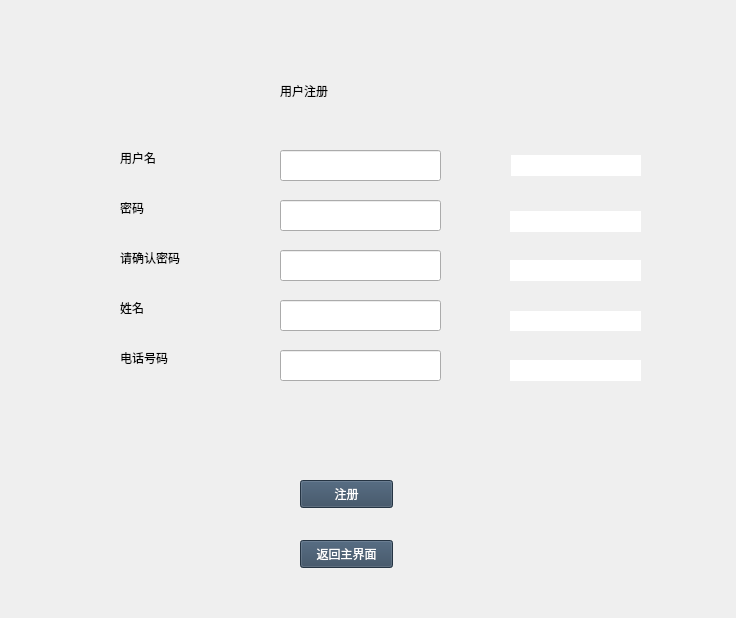
<?xml version="1.0" encoding="UTF-8"?>
<ui version="4.0">
 <class>CourierRegisterWindow</class>
 <widget class="QWidget" name="CourierRegisterWindow">
  <property name="geometry">
   <rect>
    <x>0</x>
    <y>0</y>
    <width>736</width>
    <height>618</height>
   </rect>
  </property>
  <property name="windowTitle">
   <string>快递员注册</string>
  </property>
  <widget class="QPushButton" name="confirm">
   <property name="geometry">
    <rect>
     <x>300</x>
     <y>480</y>
     <width>93</width>
     <height>28</height>
    </rect>
   </property>
   <property name="styleSheet">
    <string notr="true">color:white;
background-color:#34495e;</string>
   </property>
   <property name="text">
    <string>注册</string>
   </property>
  </widget>
  <widget class="QWidget" name="widget" native="true">
   <property name="geometry">
    <rect>
     <x>110</x>
     <y>120</y>
     <width>531</width>
     <height>321</height>
    </rect>
   </property>
   <widget class="QLabel" name="label_14">
    <property name="geometry">
     <rect>
      <x>10</x>
      <y>30</y>
      <width>72</width>
      <height>15</height>
     </rect>
    </property>
    <property name="text">
     <string>用户名</string>
    </property>
   </widget>
   <widget class="QLabel" name="label_15">
    <property name="geometry">
     <rect>
      <x>10</x>
      <y>80</y>
      <width>72</width>
      <height>15</height>
     </rect>
    </property>
    <property name="text">
     <string>密码</string>
    </property>
   </widget>
   <widget class="QLabel" name="label_16">
    <property name="geometry">
     <rect>
      <x>10</x>
      <y>130</y>
      <width>72</width>
      <height>15</height>
     </rect>
    </property>
    <property name="text">
     <string>请确认密码</string>
    </property>
   </widget>
   <widget class="QLabel" name="label_17">
    <property name="geometry">
     <rect>
      <x>10</x>
      <y>180</y>
      <width>72</width>
      <height>15</height>
     </rect>
    </property>
    <property name="text">
     <string>姓名</string>
    </property>
   </widget>
   <widget class="QLabel" name="label_18">
    <property name="geometry">
     <rect>
      <x>10</x>
      <y>230</y>
      <width>72</width>
      <height>15</height>
     </rect>
    </property>
    <property name="text">
     <string>电话号码</string>
    </property>
   </widget>
   <widget class="QLabel" name="tip1">
    <property name="geometry">
     <rect>
      <x>401</x>
      <y>35</y>
      <width>131</width>
      <height>21</height>
     </rect>
    </property>
    <property name="styleSheet">
     <string notr="true">background-color:rgb(255, 255, 255);
color:rgb(255, 0, 0)</string>
    </property>
    <property name="text">
     <string/>
    </property>
   </widget>
   <widget class="QLabel" name="tip2">
    <property name="geometry">
     <rect>
      <x>400</x>
      <y>91</y>
      <width>131</width>
      <height>21</height>
     </rect>
    </property>
    <property name="styleSheet">
     <string notr="true">background-color:rgb(255, 255, 255);
color:rgb(255, 0, 0)</string>
    </property>
    <property name="text">
     <string/>
    </property>
   </widget>
   <widget class="QLabel" name="tip3">
    <property name="geometry">
     <rect>
      <x>400</x>
      <y>140</y>
      <width>131</width>
      <height>21</height>
     </rect>
    </property>
    <property name="styleSheet">
     <string notr="true">background-color:rgb(255, 255, 255);
color:rgb(255, 0, 0)</string>
    </property>
    <property name="text">
     <string/>
    </property>
   </widget>
   <widget class="QLabel" name="tip4">
    <property name="geometry">
     <rect>
      <x>400</x>
      <y>191</y>
      <width>131</width>
      <height>20</height>
     </rect>
    </property>
    <property name="styleSheet">
     <string notr="true">background-color:rgb(255, 255, 255);
color:rgb(255, 0, 0)</string>
    </property>
    <property name="text">
     <string/>
    </property>
   </widget>
   <widget class="QLabel" name="tip5">
    <property name="geometry">
     <rect>
      <x>400</x>
      <y>240</y>
      <width>131</width>
      <height>21</height>
     </rect>
    </property>
    <property name="styleSheet">
     <string notr="true">background-color:rgb(255, 255, 255);
color:rgb(255, 0, 0)</string>
    </property>
    <property name="text">
     <string/>
    </property>
   </widget>
   <widget class="QLineEdit" name="username">
    <property name="geometry">
     <rect>
      <x>170</x>
      <y>30</y>
      <width>161</width>
      <height>31</height>
     </rect>
    </property>
   </widget>
   <widget class="QLineEdit" name="password">
    <property name="geometry">
     <rect>
      <x>170</x>
      <y>80</y>
      <width>161</width>
      <height>31</height>
     </rect>
    </property>
   </widget>
   <widget class="QLineEdit" name="confirmPassword">
    <property name="geometry">
     <rect>
      <x>170</x>
      <y>130</y>
      <width>161</width>
      <height>31</height>
     </rect>
    </property>
   </widget>
   <widget class="QLineEdit" name="name">
    <property name="geometry">
     <rect>
      <x>170</x>
      <y>180</y>
      <width>161</width>
      <height>31</height>
     </rect>
    </property>
   </widget>
   <widget class="QLineEdit" name="number">
    <property name="geometry">
     <rect>
      <x>170</x>
      <y>230</y>
      <width>161</width>
      <height>31</height>
     </rect>
    </property>
   </widget>
  </widget>
  <widget class="QPushButton" name="back">
   <property name="geometry">
    <rect>
     <x>300</x>
     <y>540</y>
     <width>93</width>
     <height>28</height>
    </rect>
   </property>
   <property name="styleSheet">
    <string notr="true">color:white;
background-color:#34495e;</string>
   </property>
   <property name="text">
    <string>返回主界面</string>
   </property>
  </widget>
  <widget class="QLabel" name="label">
   <property name="geometry">
    <rect>
     <x>280</x>
     <y>50</y>
     <width>161</width>
     <height>81</height>
    </rect>
   </property>
   <property name="styleSheet">
    <string notr="true">font: 18pt &quot;楷体&quot;;</string>
   </property>
   <property name="text">
    <string>用户注册</string>
   </property>
  </widget>
 </widget>
 <layoutdefault spacing="6" margin="11"/>
 <resources/>
 <connections/>
</ui>
